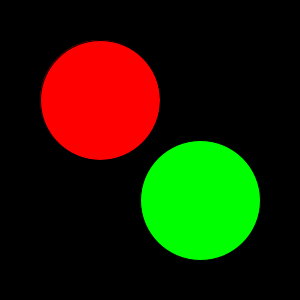
Frame 1 (no input)
Frame 60 (the mouse pressed at the canvas centre just before this capture): identical to frame 1, image omitted
Frame 120 (the mouse held since frame 60 and released just before this capture): identical to frame 1, image omitted

The Processing sketch that drew this single still picture (run headless with seeded random() and noise(); from frame 60 on, the mouse is pressed at the canvas centre):

// Processing sketch: ex11_extend_02_b
// ── ex11_extend_02_b.pde
// 매개변수의 데이터형이 다른 함수 오버로딩

void setup() {
  size(300, 300);
}

void draw() {
  background(0);
  display(100, 100);
  display(200.5, 200.5);
}

void display(int x, int y) {
  fill(255, 0, 0);
  ellipse(x, y, 120, 120);
}

void display(float x, float y) {
  fill(0, 255, 0);
  ellipse(x, y, 120, 120);
}
